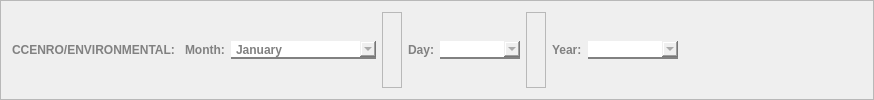
           <widget class="QFrame" name="ccenro_frame_edit">
            <property name="frameShape">
             <enum>QFrame::StyledPanel</enum>
            </property>
            <property name="frameShadow">
             <enum>QFrame::Raised</enum>
            </property>
            <layout class="QHBoxLayout" name="horizontalLayout_52">
             <item>
              <widget class="QLabel" name="label_108">
               <property name="styleSheet">
                <string notr="true">font-family: Segoe UI;
				font-weight: bold;
				color: #818181;

border-radius: 0px;
border-color: white;
border-width: 0px;</string>
               </property>
               <property name="text">
                <string>CCENRO/ENVIRONMENTAL: </string>
               </property>
              </widget>
             </item>
             <item>
              <widget class="QLabel" name="label_109">
               <property name="styleSheet">
                <string notr="true">font-family: Segoe UI;
				font-weight: bold;
				color: #818181;

border-radius: 0px;
border-color: white;
border-width: 0px;</string>
               </property>
               <property name="text">
                <string>Month:</string>
               </property>
              </widget>
             </item>
             <item>
              <widget class="QComboBox" name="ccenro_choose_month_comboBox_edit">
               <property name="minimumSize">
                <size>
                 <width>145</width>
                 <height>0</height>
                </size>
               </property>
               <property name="maximumSize">
                <size>
                 <width>175</width>
                 <height>16777215</height>
                </size>
               </property>
               <property name="cursor">
                <cursorShape>PointingHandCursor</cursorShape>
               </property>
               <property name="styleSheet">
                <string notr="true">QComboBox {
				font-family: Segoe UI;
				font-weight: bold;
				color: #818181;
                border: none;
                border-bottom: 2px solid #818181;
            }

QComboBox::hover{
color: #565656;
border-bottom: 2px solid #565656;
}

</string>
               </property>
               <item>
                <property name="text">
                 <string>January</string>
                </property>
               </item>
               <item>
                <property name="text">
                 <string>February</string>
                </property>
               </item>
               <item>
                <property name="text">
                 <string>March</string>
                </property>
               </item>
               <item>
                <property name="text">
                 <string>April</string>
                </property>
               </item>
               <item>
                <property name="text">
                 <string>May</string>
                </property>
               </item>
               <item>
                <property name="text">
                 <string>June</string>
                </property>
               </item>
               <item>
                <property name="text">
                 <string>July</string>
                </property>
               </item>
               <item>
                <property name="text">
                 <string>August</string>
                </property>
               </item>
               <item>
                <property name="text">
                 <string>September</string>
                </property>
               </item>
               <item>
                <property name="text">
                 <string>October</string>
                </property>
               </item>
               <item>
                <property name="text">
                 <string>November</string>
                </property>
               </item>
               <item>
                <property name="text">
                 <string>December</string>
                </property>
               </item>
              </widget>
             </item>
             <item>
              <widget class="QFrame" name="frame_82">
               <property name="minimumSize">
                <size>
                 <width>20</width>
                 <height>0</height>
                </size>
               </property>
               <property name="frameShape">
                <enum>QFrame::StyledPanel</enum>
               </property>
               <property name="frameShadow">
                <enum>QFrame::Raised</enum>
               </property>
              </widget>
             </item>
             <item>
              <widget class="QLabel" name="label_110">
               <property name="styleSheet">
                <string notr="true">font-family: Segoe UI;
				font-weight: bold;
				color: #818181;

border-radius: 0px;
border-color: white;
border-width: 0px;</string>
               </property>
               <property name="text">
                <string>Day:</string>
               </property>
              </widget>
             </item>
             <item>
              <widget class="QComboBox" name="ccenro_choose_day_comboBox_edit">
               <property name="minimumSize">
                <size>
                 <width>80</width>
                 <height>0</height>
                </size>
               </property>
               <property name="maximumSize">
                <size>
                 <width>80</width>
                 <height>16777215</height>
                </size>
               </property>
               <property name="cursor">
                <cursorShape>PointingHandCursor</cursorShape>
               </property>
               <property name="styleSheet">
                <string notr="true">QComboBox {
				font-family: Segoe UI;
				font-weight: bold;
				color: #818181;
                border: none;
                border-bottom: 2px solid #818181;
            }

QComboBox::hover{
color: #565656;
border-bottom: 2px solid #565656;
}

</string>
               </property>
              </widget>
             </item>
             <item>
              <widget class="QFrame" name="frame_95">
               <property name="minimumSize">
                <size>
                 <width>20</width>
                 <height>0</height>
                </size>
               </property>
               <property name="frameShape">
                <enum>QFrame::StyledPanel</enum>
               </property>
               <property name="frameShadow">
                <enum>QFrame::Raised</enum>
               </property>
              </widget>
             </item>
             <item>
              <widget class="QLabel" name="label_111">
               <property name="styleSheet">
                <string notr="true">font-family: Segoe UI;
				font-weight: bold;
				color: #818181;

border-radius: 0px;
border-color: white;
border-width: 0px;</string>
               </property>
               <property name="text">
                <string>Year:</string>
               </property>
              </widget>
             </item>
             <item>
              <widget class="QComboBox" name="ccenro_choose_year_comboBox_edit">
               <property name="minimumSize">
                <size>
                 <width>90</width>
                 <height>0</height>
                </size>
               </property>
               <property name="maximumSize">
                <size>
                 <width>80</width>
                 <height>16777215</height>
                </size>
               </property>
               <property name="cursor">
                <cursorShape>PointingHandCursor</cursorShape>
               </property>
               <property name="styleSheet">
                <string notr="true">QComboBox {
				font-family: Segoe UI;
				font-weight: bold;
				color: #818181;
                border: none;
                border-bottom: 2px solid #818181;
            }

QComboBox::hover{
color: #565656;
border-bottom: 2px solid #565656;
}

</string>
               </property>
              </widget>
             </item>
             <item>
              <spacer name="horizontalSpacer_75">
               <property name="orientation">
                <enum>Qt::Horizontal</enum>
               </property>
               <property name="sizeHint" stdset="0">
                <size>
                 <width>184</width>
                 <height>20</height>
                </size>
               </property>
              </spacer>
             </item>
            </layout>
           </widget>
